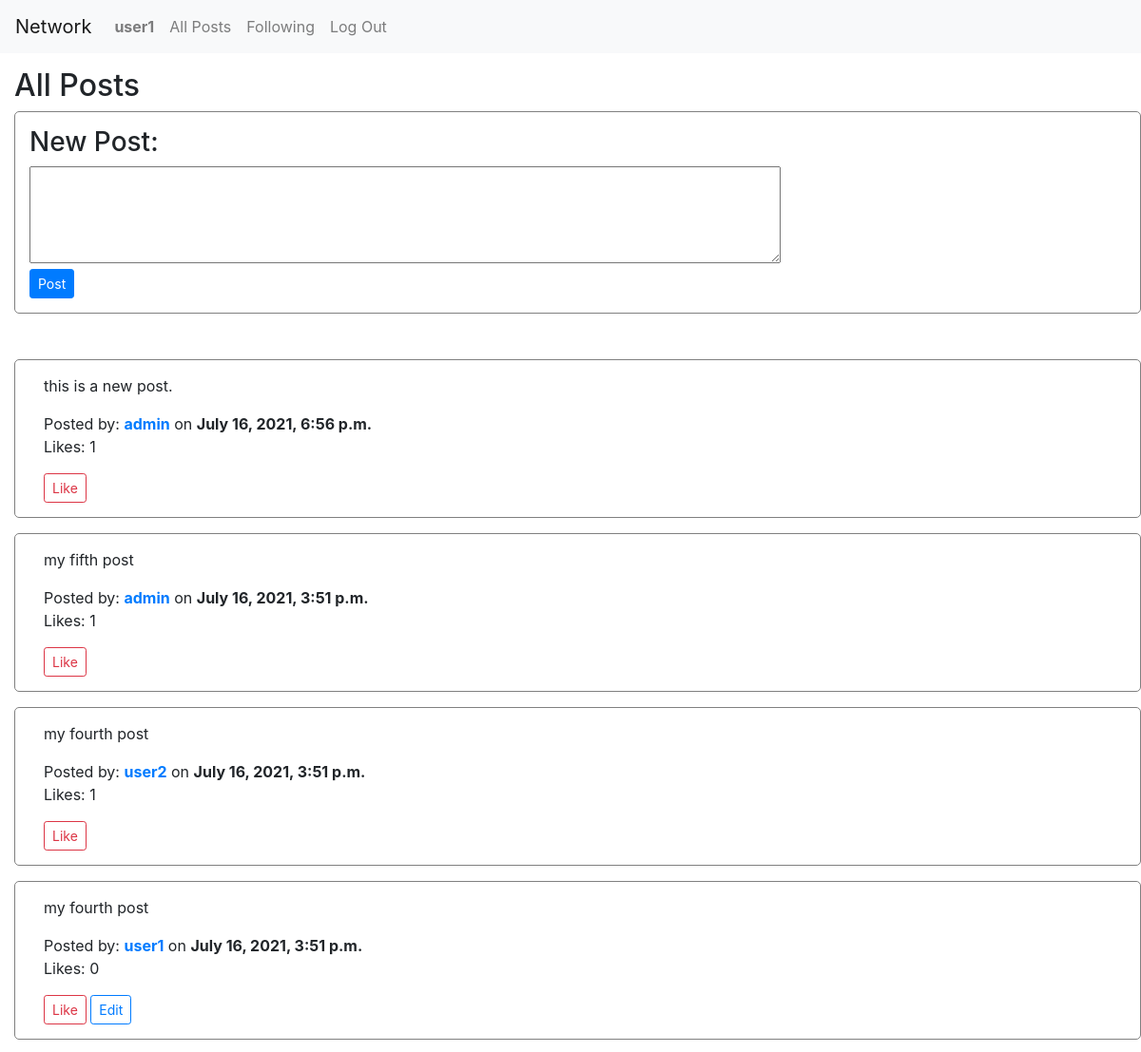
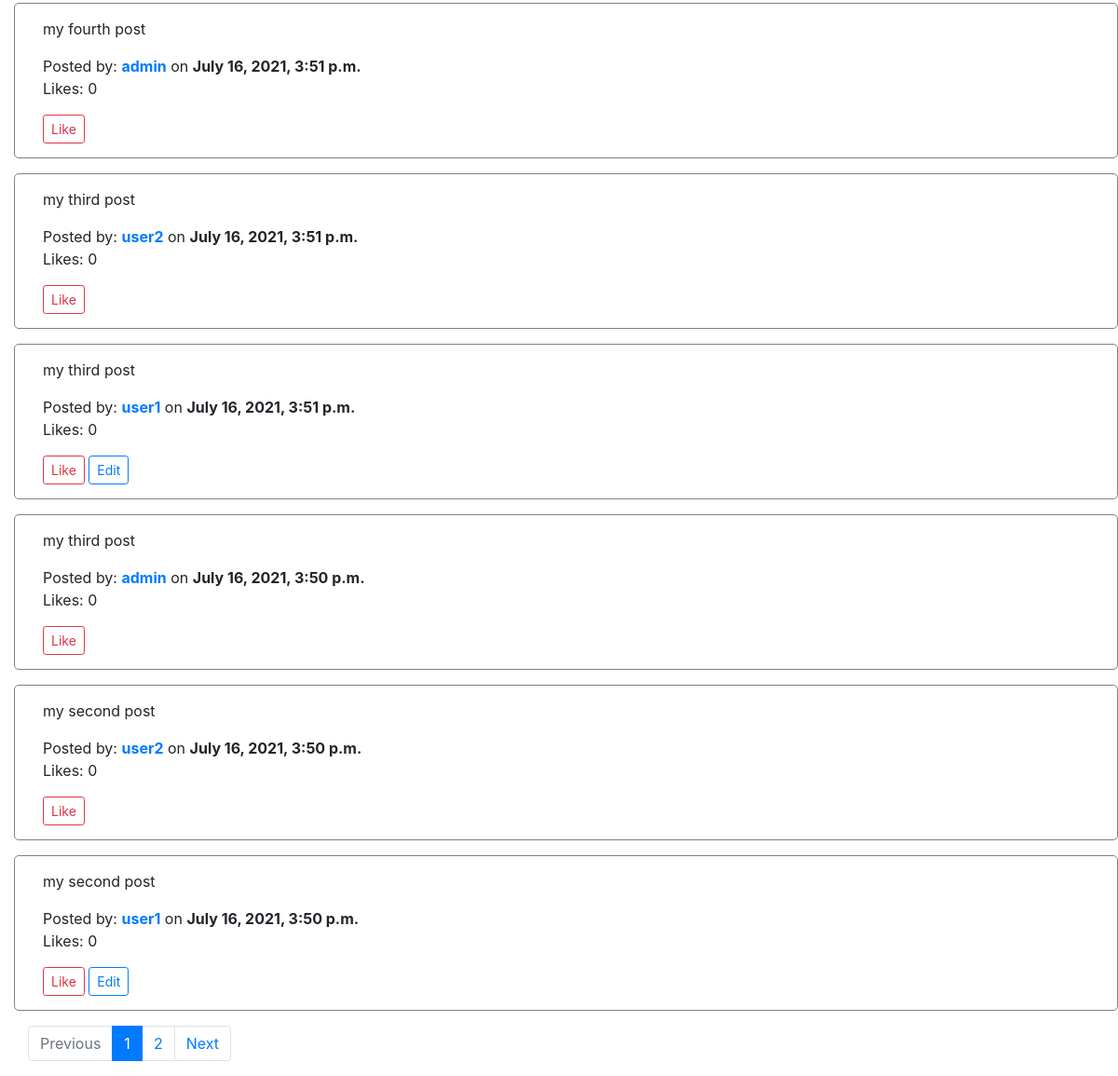
Screenshot of /1 (signed in) with the database file from the repository (2 pictures, top to bottom).
### network/models.py (models this page shows, shortened)
class User(AbstractUser):
    pass

class Post(models.Model):
    poster = ForeignKey(User, on_delete=models.CASCADE, related_name="creator_of_post")
    content = models.TextField(max_length=256)
    created = models.DateTimeField(auto_now_add=True)
    likes = ManyToManyField(User, blank=True)

### network/views.py (the view)
# urls.py: path("<int:page_number>", views.index, name="index"),
def index(request, page_number):
    posts = Post.objects.all().order_by('id').reverse()
    p = Paginator(posts, 10)
    current_page = p.page(page_number)
    return render(request, "network/index.html", {
        "current_page": current_page,
        "following": False,
        "page_number": page_number,
        "page_range": p.page_range
    })

### network/templates/network/index.html (shortened to what this page needs)
{% extends "network/layout.html" %}
{% block body %}
    {% if following %}
        <h2>Your Followings' Posts</h2>
    {% else %}
        <h2>All Posts</h2>
    {% endif %}
    <div class="container-fluid">
        {% if user.is_authenticated %}
            <div class="row mb-5">
                <div id="new_post">
                    <h3>New Post:</h3>
                    <form action="{% url 'new_post' %}" method="POST">
                        <textarea required="true" maxlength="256" rows="4" cols="75" name="content"></textarea> <br>
                        <input type="submit" class="btn btn-primary btn-sm" value="Post">
                </div>
            </div>
        {% else %}
            <br>
        {% endif %}
        {% for post in current_page.object_list %}
            <div class="row mb-3">
                <div class="col" id="post_div_{{ post.id }}">
                    <p>{{ post.content }}</p>
                    Posted by: <a href="{% url 'profile' post.poster.username 1 %}"><strong>{{ post.poster.username }}</strong></a> on <strong>{{ post.created }}</strong>
                    <p id="likes_{{ post.id }}">Likes: {{ post.likes.count }}</p>
                    {% if user.is_authenticated %}
                        {% if user not in post.likes.all %}
                            <button type="button" id="like_{{ post.id }}" class="btn btn-outline-danger btn-sm" onclick="like_post(`{{ post.id }}`)">Like</button>
                        {% else %}
                            <button type="button" id="unlike_{{ post.id }}" class="btn btn-outline-danger btn-sm" onclick="unlike_post(`{{ post.id }}`)">Unlike</button>
                        {% endif %}
                    {% endif %}
                    {% if request.user == post.poster %}
                        <button type="button" id="edit_{{ post.id }}" class="btn btn-outline-primary btn-sm" onclick="edit_post(`{{ post.id }}`)">Edit</button>
                    {% endif %}
                </div>
            </div>
        {% endfor %}
        <nav class="page_things">
            <ul class="pagination">
                {% if current_page.has_previous %}
                    <li class="page-item"><a class="page-link" href="{% url 'index' current_page.previous_page_number %}">Previous</a></li>
                {% else %}
                    <li class="page-item disabled">
                        <a class="page-link" href="#" tabindex="-1" aria-disabled="true">Previous</a>
                    </li>
                {% endif %}
                {% for number in page_range %}
                    {% if number == page_number %}
                        <li class="page-item active" aria-current="page">
                            <a class="page-link" href="{% url 'index' number %}">{{ number }}<span class="sr-only">(current)</span></a>
                        </li>
                    {% else %}
                        <li class="page-item"><a class="page-link" href="{% url 'index' number %}">{{ number }}</a></li>
                    {% endif %}
                {% endfor %}
                {% if current_page.has_next %}
                    <li class="page-item"><a class="page-link" href="{% url 'index' current_page.next_page_number %}">Next</a></li>
                {% else %}
                    <li class="page-item disabled">
                        <a class="page-link" href="#" tabindex="-1" aria-disabled="true">Next</a>
                    </li>
                {% endif %}
            </ul>
          </nav>
    </div>
{% endblock %}

### network/templates/network/layout.html (shortened to what this page needs)
{% load static %}
<!DOCTYPE html>
<html lang="en">
    <head>
        <link rel="stylesheet" href="https://stackpath.bootstrapcdn.com/bootstrap/4.4.1/css/bootstrap.min.css">
        <link href="{% static 'network/styles.css' %}" rel="stylesheet">
    </head>
    <body>
        <nav class="navbar navbar-expand-lg navbar-light bg-light">
            <a class="navbar-brand" href="#">Network</a>
            <div>
              <ul class="navbar-nav mr-auto">
                {% if user.is_authenticated %}
                    <li class="nav-item">
                        <a class="nav-link" href="{% url 'profile' user.username 1 %}"><strong>{{ user.username }}</strong></a>
                    </li>
                {% endif %}
                <li class="nav-item">
                  <a class="nav-link" href="{% url 'index' 1 %}">All Posts</a>
                </li>
                {% if user.is_authenticated %}
                    <li class="nav-item">
                        <a class="nav-link" href="{% url 'following' 1 %}">Following</a>
                    </li>
                    <li class="nav-item">
                        <a class="nav-link" href="{% url 'logout' %}">Log Out</a>
                    </li>
                {% endif %}
              </ul>
            </div>
          </nav>
        <div class="body">
            {% block body %}
            {% endblock %}
        </div>
    </body>
</html>

### network/static/network/styles.css (style rules this page uses)
.body { padding-left: 15px; padding-top: 15px; }
.row { border: 1px solid grey; border-radius: 5px; padding: 15px; }
.page_things { bottom: 10px; }

### rows the page displays
User: username "user1"
Post: content "this is a new post.", poster.username "admin", created "July 16, 2021, 6:56 p.m.", likes.count "1"
Post: content "my fifth post", poster.username "admin", created "July 16, 2021, 3:51 p.m.", likes.count "1"
Post: content "my fourth post", poster.username "user2", created "July 16, 2021, 3:51 p.m.", likes.count "1"
Post: content "my fourth post", poster.username "user1", created "July 16, 2021, 3:51 p.m.", likes.count "0"
Post: content "my fourth post", poster.username "admin", created "July 16, 2021, 3:51 p.m.", likes.count "0"
Post: content "my third post", poster.username "user2", created "July 16, 2021, 3:51 p.m.", likes.count "0"
Post: content "my third post", poster.username "user1", created "July 16, 2021, 3:51 p.m.", likes.count "0"
Post: content "my third post", poster.username "admin", created "July 16, 2021, 3:50 p.m.", likes.count "0"
Post: content "my second post", poster.username "user2", created "July 16, 2021, 3:50 p.m.", likes.count "0"
Post: content "my second post", poster.username "user1", created "July 16, 2021, 3:50 p.m.", likes.count "0"

### other values shown
{{ number }} "1"
{{ number }} "2"
